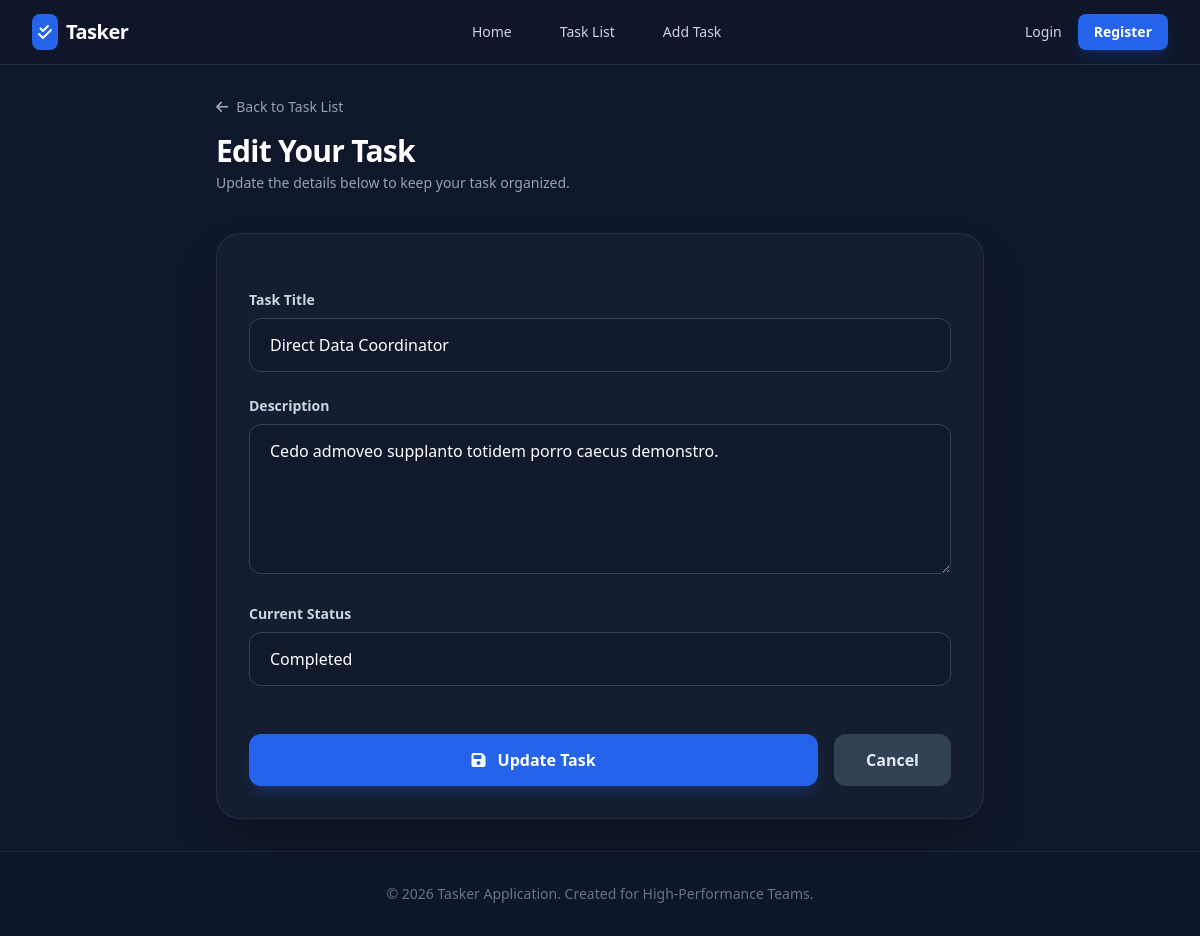
Before: /edit-task/1/ with the older database file.
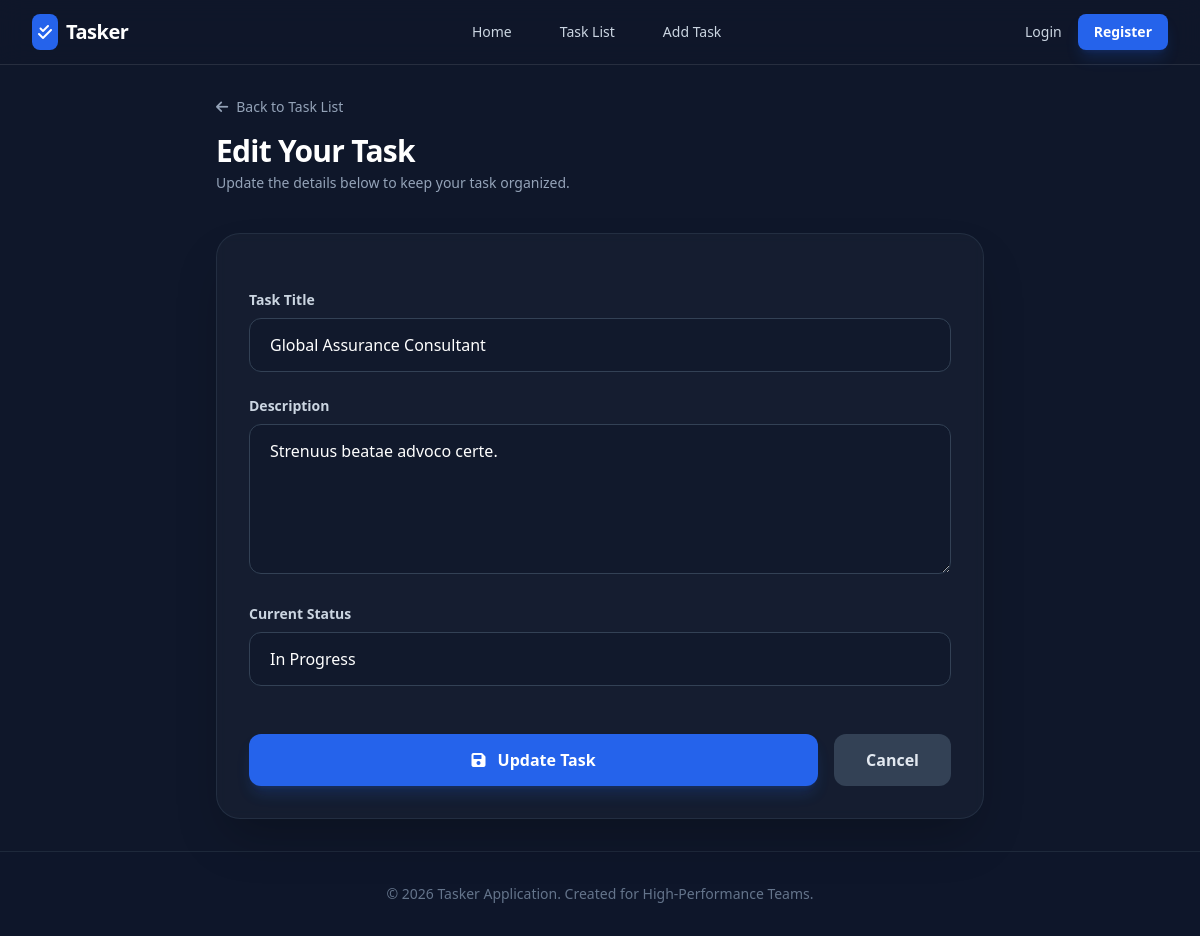
After: the same page with the newer database file.
### tasks/models.py (models this page shows)
class ToDoModel(models.Model):
    title = models.CharField(max_length=120)
    description = models.CharField(max_length=120)
    status_type = [
        ("Pending", "Pending"),
        ("InProgress", "InProgress"),
        ("Completed", "Completed"),
    ]
    status = models.CharField(choices=status_type, max_length=20)
    deadline = models.DateField( null=True, blank=True)

### tasks/views.py (the view, shortened to what this page needs)
# urls.py: path("edit-task/<str:edit_id>/", edit_task, name="edit_task"),
def edit_task(request, edit_id):
    edited_task=ToDoModel.objects.get(id=edit_id)
    dataPack ={
        'task':edited_task
    }
    return render(request, "edit_task.html", dataPack)

### tasks/templates/edit_task.html (shortened to what this page needs)
{% extends 'master/base.html' %}
{% block content %}
<div class="max-w-3xl mx-auto">
    <div class="mb-10">
        <a href="{% url 'task_list_page' %}" class="text-slate-400 hover:text-blue-400 text-sm font-medium flex items-center transition-colors mb-4">
            <i class="fas fa-arrow-left mr-2"></i> Back to Task List
        </a>
        <h1 class="text-3xl font-extrabold text-white tracking-tight">Edit Your Task</h1>
        <p class="text-slate-400 mt-1 text-sm">Update the details below to keep your task organized.</p>
    </div>
    <div class="bg-slate-800/40 border border-slate-700/50 rounded-3xl p-8 shadow-2xl backdrop-blur-sm">
        <form method="POST" action="{% url 'edit_task' task.id %}" class="space-y-6">
            <div>
                <label for="title" class="block text-sm font-semibold text-slate-300 mb-2">Task Title</label>
                <input type="text" name="title" id="title" value="{{ task.title }}" required
                       class="w-full px-5 py-3.5 bg-slate-900/50 border border-slate-700 rounded-xl text-white focus:outline-none focus:border-blue-500 focus:ring-2 focus:ring-blue-500/20 transition-all placeholder:text-slate-600">
            </div>
            <div>
                <label for="description" class="block text-sm font-semibold text-slate-300 mb-2">Description</label>
                <textarea name="description" id="description" rows="5" required
                          class="w-full px-5 py-3.5 bg-slate-900/50 border border-slate-700 rounded-xl text-white focus:outline-none focus:border-blue-500 focus:ring-2 focus:ring-blue-500/20 transition-all placeholder:text-slate-600">{{ task.description }}</textarea>
            </div>
            <div>
                <label for="status" class="block text-sm font-semibold text-slate-300 mb-2">Current Status</label>
                <select name="status" id="status"
                        class="w-full px-5 py-3.5 bg-slate-900/50 border border-slate-700 rounded-xl text-white focus:outline-none focus:border-blue-500 transition-all appearance-none cursor-pointer">
                    <option value="InProgress" {% if task.status == 'InProgress' %}selected{% endif %}>In Progress</option>
                    <option value="Completed" {% if task.status == 'Completed' %}selected{% endif %}>Completed</option>
                </select>
            </div>
            <div class="pt-6 flex items-center gap-4">
                <button type="submit" class="flex-1 bg-blue-600 hover:bg-blue-500 text-white font-bold py-3.5 rounded-xl transition-all shadow-lg shadow-blue-600/20 active:scale-[0.98]">
                    <i class="fas fa-save mr-2"></i> Update Task
                </button>
                <a href="{% url 'task_list_page' %}" class="px-8 py-3.5 bg-slate-700 hover:bg-slate-600 text-slate-200 font-bold rounded-xl transition-all">
                    Cancel
                </a>
            </div>
        </form>
    </div>
</div>
{% endblock %}

Changed rows visible on the page:
changed ToDoModel: title "Direct Data Coordinator" → "Global Assurance Consultant"; description "Cedo admoveo supplanto totidem porro caecus demonstro." → "Strenuus beatae advoco certe."; status "Completed" → "In Progress"
